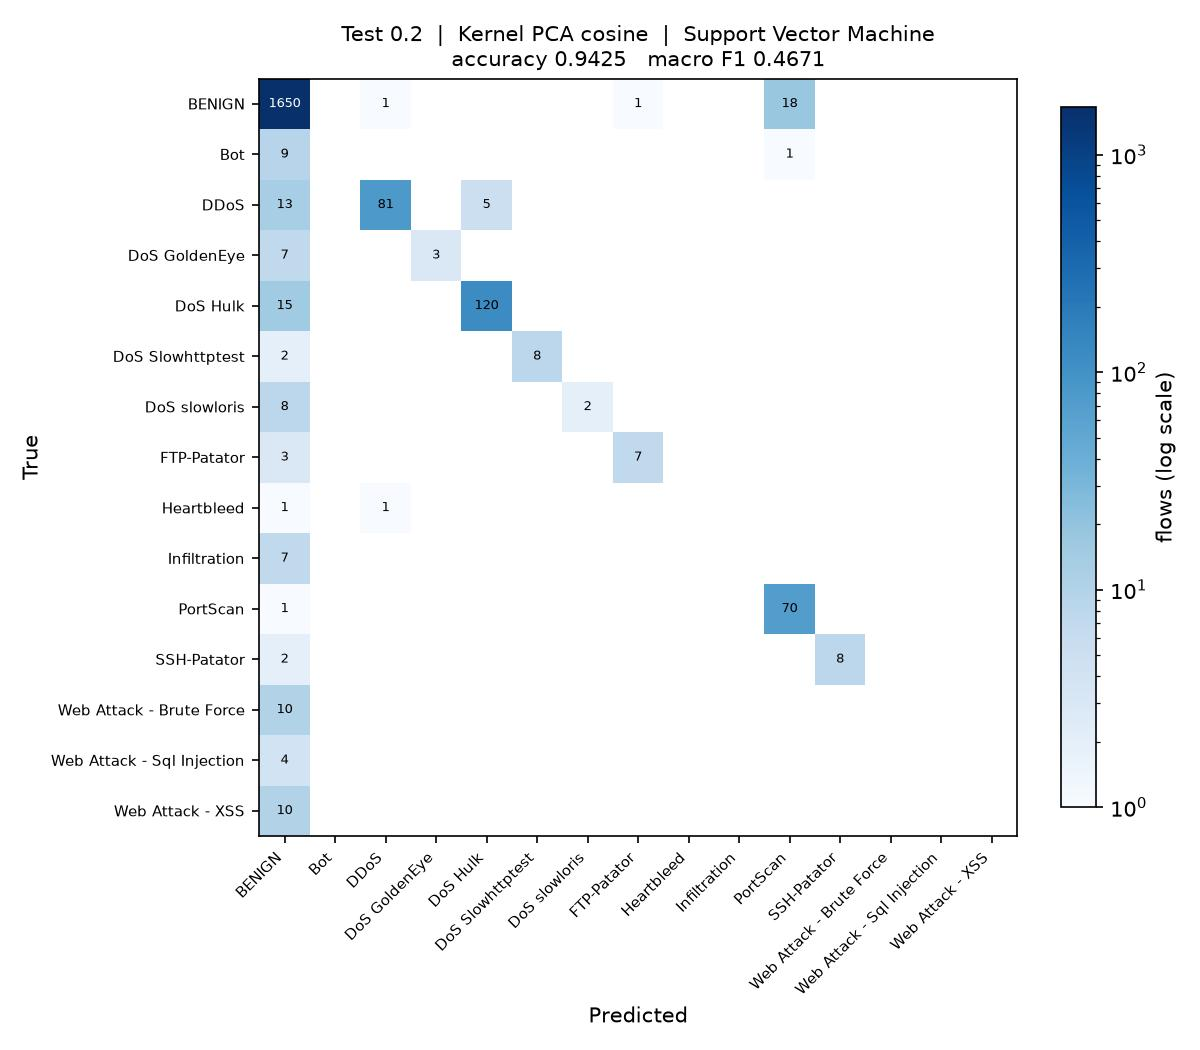

This figure's Python source:
"""
Test_0.2_DR_COS_SVM

Test size 0.2  |  Kernel PCA (cosine)  |  Support Vector Machine  (reference sheet #15)

Run on its own:

    python Test_0.2_DR_COS_SVM.py

Writes Test_0.2_DR_COS_SVM.jpg (confusion matrix) and appends one row to
results/75_runs.csv.
"""

import os
import sys
import time
import warnings
from pathlib import Path

import matplotlib
matplotlib.use("Agg")
import matplotlib.pyplot as plt
import numpy as np
import pandas as pd
from sklearn.decomposition import KernelPCA
from sklearn.impute import SimpleImputer
from sklearn.metrics import (accuracy_score, confusion_matrix, f1_score,
                             precision_score, recall_score)
from sklearn.model_selection import train_test_split
from sklearn.preprocessing import LabelEncoder, StandardScaler
from sklearn.svm import SVC

sys.path.insert(0, str(Path(__file__).resolve().parent.parent))
from common import load_sample                      # noqa: E402

warnings.filterwarnings("ignore")

# ----- this run -------------------------------------------------------------
TEST_SIZE = 0.2
KERNEL = "cosine"
CLASSIFIER = "SVM"
N_COMPONENTS = 15
# ----------------------------------------------------------------------------

SEED = 0
N_JOBS = max(1, (os.cpu_count() or 2) // 2)
STEM = "Test_0.2_DR_COS_SVM"
HERE = Path(__file__).resolve().parent
RESULTS = HERE.parent / "results"


def main():
    t0 = time.time()
    df = load_sample(10000, 50, SEED)
    y = LabelEncoder().fit_transform(df["Label"])
    X = df.drop(columns=["Label", "Day"])
    classes = sorted(df["Label"].unique())
    print(f"{len(df):,} flows, {X.shape[1]} features, {len(classes)} classes")

    X_train, X_test, y_train, y_test = train_test_split(
        X, y, test_size=TEST_SIZE, random_state=SEED, stratify=y)

    # mean imputation and scaling, fitted on the training split only
    imputer = SimpleImputer(strategy="mean").fit(X_train)
    scaler = StandardScaler().fit(imputer.transform(X_train))
    X_train = scaler.transform(imputer.transform(X_train))
    X_test = scaler.transform(imputer.transform(X_test))

    # dimensionality reduction: Kernel PCA, fitted on the training split only.
    # arpack keeps the largest positive eigenvalues; the randomized solver ranks
    # them by magnitude and fails on the sigmoid kernel, which is not PSD.
    kpca = KernelPCA(n_components=N_COMPONENTS, kernel=KERNEL,
                     eigen_solver="arpack", random_state=SEED, n_jobs=N_JOBS)
    X_train = kpca.fit_transform(X_train)
    X_test = kpca.transform(X_test)
    print(f"Kernel PCA ({KERNEL}): {X_train.shape[1]} components")

    classifier = SVC(kernel="rbf", probability=True, random_state=SEED)
    classifier.fit(X_train, y_train)
    y_pred = classifier.predict(X_test)

    acc = accuracy_score(y_test, y_pred)
    pre = precision_score(y_test, y_pred, average="macro", zero_division=0)
    rec = recall_score(y_test, y_pred, average="macro", zero_division=0)
    f1 = f1_score(y_test, y_pred, average="macro", zero_division=0)
    pre_w = precision_score(y_test, y_pred, average="weighted", zero_division=0)
    rec_w = recall_score(y_test, y_pred, average="weighted", zero_division=0)
    f1_w = f1_score(y_test, y_pred, average="weighted", zero_division=0)

    print(f"Accuracy  : {acc:.4f}")
    print(f"Precision : {pre:.4f}")
    print(f"Recall    : {rec:.4f}")
    print(f"F1 Score  : {f1:.4f}")

    # confusion matrix image, named to match this script
    cm = confusion_matrix(y_test, y_pred, labels=range(len(classes)))
    fig, ax = plt.subplots(figsize=(8, 7))
    im = ax.imshow(cm, cmap="Blues", norm=matplotlib.colors.LogNorm(vmin=1))
    ax.set_xticks(range(len(classes)), classes, rotation=45, ha="right", fontsize=7)
    ax.set_yticks(range(len(classes)), classes, fontsize=7)
    ax.set_xlabel("Predicted")
    ax.set_ylabel("True")
    ax.set_title(f"Test {TEST_SIZE}  |  Kernel PCA {KERNEL}  |  Support Vector Machine\n"
                 f"accuracy {acc:.4f}   macro F1 {f1:.4f}", fontsize=10)
    for i in range(len(classes)):
        for j in range(len(classes)):
            if cm[i, j]:
                ax.text(j, i, cm[i, j], ha="center", va="center", fontsize=6,
                        color="white" if cm[i, j] > cm.max() / 3 else "black")
    fig.colorbar(im, ax=ax, fraction=0.04, label="flows (log scale)")
    fig.tight_layout()
    fig.savefig(HERE / f"{STEM}.jpg", dpi=150)
    plt.close(fig)

    # one row appended to the shared results table
    RESULTS.mkdir(exist_ok=True)
    row = {"Test": TEST_SIZE, "DR": "COS", "Clas": CLASSIFIER,
           "Acc": round(acc, 4), "Pre": round(pre, 4), "Rec": round(rec, 4),
           "F1": round(f1, 4),
           "Pre_weighted": round(pre_w, 4), "Rec_weighted": round(rec_w, 4),
           "F1_weighted": round(f1_w, 4),
           "n_components": N_COMPONENTS, "seconds": round(time.time() - t0, 1),
           "script": STEM}
    out = RESULTS / "75_runs.csv"
    old = pd.read_csv(out).to_dict("records") if out.exists() else []
    old = [r for r in old if r.get("script") != STEM]
    pd.DataFrame(old + [row]).to_csv(out, index=False)
    print(f"saved {STEM}.jpg and appended to results/75_runs.csv "
          f"({time.time() - t0:.0f}s)")


if __name__ == "__main__":
    main()
